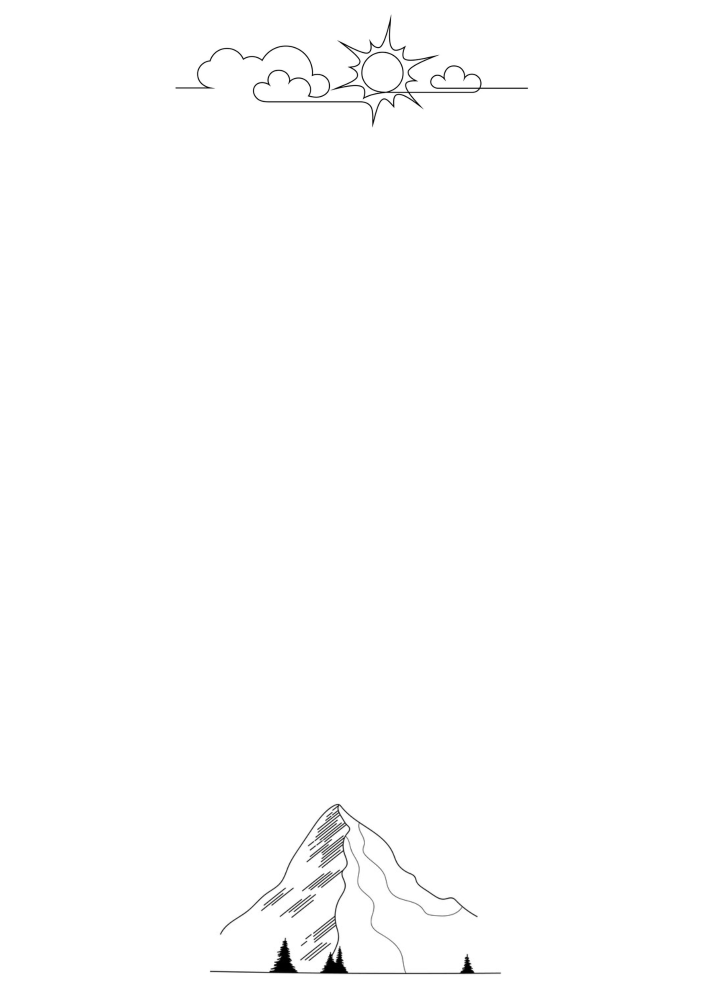
#> input picture pages/apartmentReportTemplate.png, 1414 x 2000 px (shown at 1/2 size)
$ python plotter_v2.py
#> lines starting #> are read from the running program, lines starting #| are printed output that depends on the picture
from PIL import Image, ImageFont, ImageDraw
from datetime import datetime

APARTMENT_IMAGE_PATH = "./pages/apartmentReportTemplate.png"
CAR_IMAGE_PATH = "./pages/carReportTemplate.png"
PICTOGRAMS_PATH = "./pictograms/"

def generate_report_for_an_apartment(aqIndex: int, aqIndexColor: list, pm25: int, pm10: int, co: int, text: str) -> str:

#> called with aqIndex = 25, pm25 = 25, pm10 = 25, co = 25, text = 'haha'
    try:
        template = Image.open(APARTMENT_IMAGE_PATH)
#> template is the input picture: PIL image 1414x2000 RGBA; mean R, G, B, A 253.5, 253.5, 253.5, 255
        drawCertificate = ImageDraw.Draw(template)
    except Exception:
        pass

    # Path to save the final image at, will also be returned
    pathToSave = "./report/plot.png"

    # Pictograms

    pm25Pic = Image.open(PICTOGRAMS_PATH + "pm25.png")
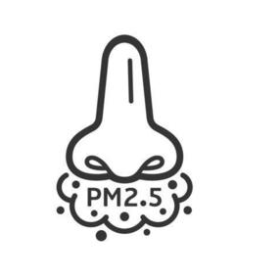
#> input picture pictograms/pm25.png, 256 x 268 px
#> pm25Pic is the input picture: PIL image 256x268 RGBA; mean R, G, B, A 237.2, 237.2, 237.2, 255
    pm10Pic = Image.open(PICTOGRAMS_PATH + "pm10.png")
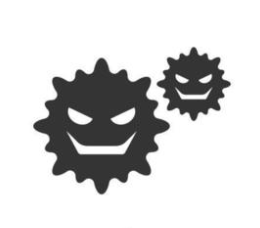
#> input picture pictograms/pm10.png, 260 x 228 px
#> pm10Pic is the input picture: PIL image 260x228 RGBA; mean R, G, B, A 210.1, 210.1, 210.1, 255
    coPic = Image.open(PICTOGRAMS_PATH + "co.png")
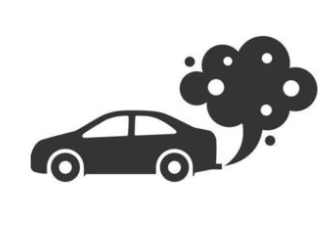
#> input picture pictograms/co.png, 334 x 248 px
#> coPic is the input picture: PIL image 334x248 RGBA; mean R, G, B, A 214.5, 214.5, 214.5, 255

    # indexPic = Image.open(PICTOGRAMS_PATH + "index.png")

    timestamp = datetime.now()

    # Air Quality index font
    aqFont = ImageFont.truetype('./font/FreeMono.ttf', 110)
    # Font for all the other metrics
    metricFont = ImageFont.truetype('./font/FreeMono.ttf', 90)
    # Font for labels
    labelFont = ImageFont.truetype('./font/FreeMono.ttf', 50)
    # BOLD TEXT font
    textFont = ImageFont.truetype('./font/FreeMonoBold.ttf', 45)

    # INDEX
    # template.paste(indexPic, (580, 100))
    drawCertificate.text((470, 340), "Air Quality Index", font=labelFont, fill=(0, 0, 0))
    drawCertificate.text((650, 400), str(aqIndex), font=aqFont, fill=(aqIndexColor[0], aqIndexColor[1], aqIndexColor[2]))

    # PM2.5
    if pm25 > 99:
        template.paste(pm25Pic, (580, 670))
        drawCertificate.text((650, 540), "PM2.5", font=labelFont, fill=(0, 0, 0))
        drawCertificate.text((650, 600), str(pm25), font=metricFont, fill=(0, 0, 0))
    else:
        template.paste(pm25Pic, (590, 670))
        drawCertificate.text((650, 540), "PM2.5", font=labelFont, fill=(0, 0, 0))
        drawCertificate.text((660, 600), str(pm25), font=metricFont, fill=(0, 0, 0))

    # PM10
    if pm10 > 99:
        template.paste(pm10Pic, (240, 670))
        drawCertificate.text((295, 540), "PM10", font=labelFont, fill=(0, 0, 0))
        drawCertificate.text((270, 600), str(pm10), font=metricFont, fill=(0, 0, 0))
    else:
        template.paste(pm10Pic, (255, 670))
        drawCertificate.text((295, 540), "PM10", font=labelFont, fill=(0, 0, 0))
        drawCertificate.text((300, 600), str(pm10), font=metricFont, fill=(0, 0, 0))

    # CO
    if co > 99:
        template.paste(coPic, (950, 670))
        drawCertificate.text((1050, 540), "CO", font=labelFont, fill=(0, 0, 0))
        drawCertificate.text((1050, 600), str(co), font=metricFont, fill=(0, 0, 0))
    else:
        template.paste(coPic, (950, 670))
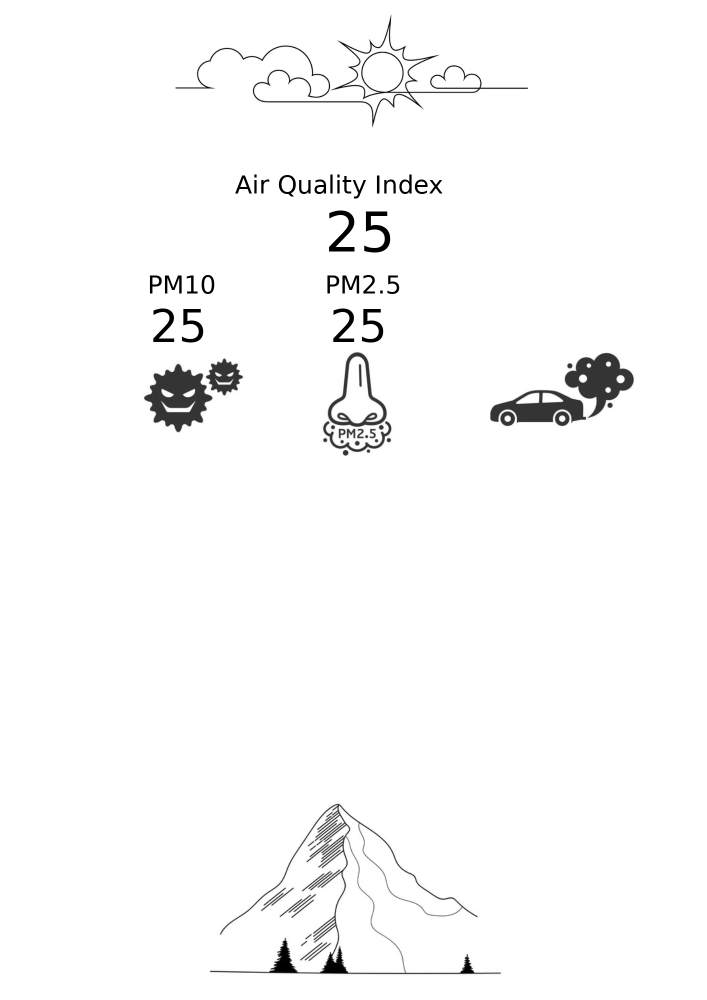
#> template: PIL image 1414x2000 RGBA (shown at 1/2 size); mean R, G, B, A 249.6, 249.6, 249.6, 255
        drawCertificate.text((1050, 540), "CO", font=labelFont, fill=(0, 0, 0))
        drawCertificate.text((1030, 600), str(co), font=metricFont, fill=(0, 0, 0))

    # TEXT
    drawCertificate.text((50, 1000), text, font=textFont, fill=(0, 0, 0), spacing=10)

    template.save(pathToSave)
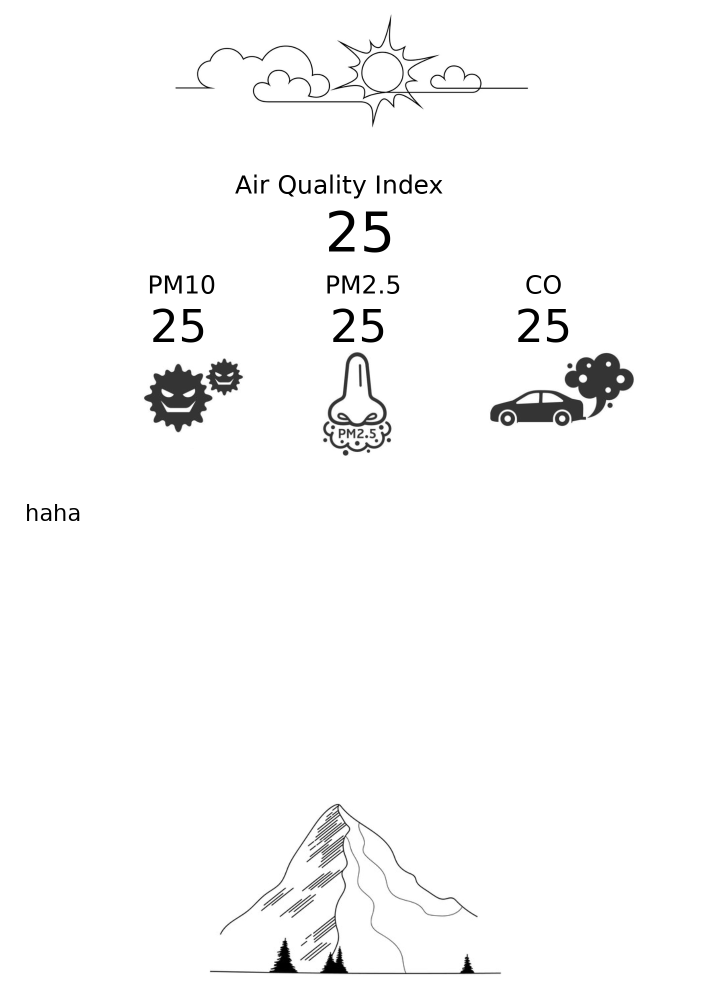
#> saved as plot.png: PIL image 1414x2000 RGBA (shown at 1/2 size); mean R, G, B, A 249.2, 249.2, 249.2, 255

    return pathToSave

def generate_report_for_a_car(aqIndex: int, aqIndexColor: list, pm25: int, pm10: int, co: int, text: str) -> str:

    pass


generate_report_for_an_apartment(25, [0, 0 , 0], 25, 25, 25, "haha")
